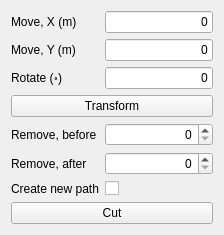
              <widget class="QWidget" name="GLactions">
               <attribute name="title">
                <string>GL actions</string>
               </attribute>
               <layout class="QVBoxLayout" name="verticalLayout">
                <item>
                 <layout class="QFormLayout" name="formLayout">
                  <item row="0" column="0">
                   <widget class="QLabel" name="moveXMLabel">
                    <property name="text">
                     <string>Move, X (m)</string>
                    </property>
                   </widget>
                  </item>
                  <item row="0" column="1">
                   <widget class="QLineEdit" name="moveXMLineEdit">
                    <property name="text">
                     <string>0</string>
                    </property>
                    <property name="alignment">
                     <set>Qt::AlignmentFlag::AlignRight|Qt::AlignmentFlag::AlignTrailing|Qt::AlignmentFlag::AlignVCenter</set>
                    </property>
                   </widget>
                  </item>
                  <item row="1" column="0">
                   <widget class="QLabel" name="moveYMLabel">
                    <property name="text">
                     <string>Move, Y (m)</string>
                    </property>
                   </widget>
                  </item>
                  <item row="1" column="1">
                   <widget class="QLineEdit" name="moveYMLineEdit">
                    <property name="text">
                     <string>0</string>
                    </property>
                    <property name="alignment">
                     <set>Qt::AlignmentFlag::AlignRight|Qt::AlignmentFlag::AlignTrailing|Qt::AlignmentFlag::AlignVCenter</set>
                    </property>
                   </widget>
                  </item>
                  <item row="2" column="0">
                   <widget class="QLabel" name="rotateLabel">
                    <property name="text">
                     <string>Rotate (॰)</string>
                    </property>
                   </widget>
                  </item>
                  <item row="2" column="1">
                   <widget class="QLineEdit" name="rotateLineEdit">
                    <property name="text">
                     <string>0</string>
                    </property>
                    <property name="alignment">
                     <set>Qt::AlignmentFlag::AlignRight|Qt::AlignmentFlag::AlignTrailing|Qt::AlignmentFlag::AlignVCenter</set>
                    </property>
                   </widget>
                  </item>
                  <item row="4" column="0">
                   <widget class="QLabel" name="removeBeforeLabel">
                    <property name="text">
                     <string>Remove, before</string>
                    </property>
                   </widget>
                  </item>
                  <item row="5" column="0">
                   <widget class="QLabel" name="removeAfterLabel">
                    <property name="text">
                     <string>Remove, after</string>
                    </property>
                   </widget>
                  </item>
                  <item row="3" column="0" colspan="2">
                   <widget class="QPushButton" name="buttonTransform">
                    <property name="text">
                     <string>Transform</string>
                    </property>
                   </widget>
                  </item>
                  <item row="7" column="0" colspan="2">
                   <widget class="QPushButton" name="buttonCut">
                    <property name="text">
                     <string>Cut</string>
                    </property>
                   </widget>
                  </item>
                  <item row="6" column="0">
                   <widget class="QLabel" name="createNewPathLabel">
                    <property name="text">
                     <string>Create new path</string>
                    </property>
                   </widget>
                  </item>
                  <item row="6" column="1">
                   <widget class="QCheckBox" name="createNewPathCheckBox"/>
                  </item>
                  <item row="4" column="1">
                   <widget class="QDoubleSpinBox" name="removeBeforeSpinBox">
                    <property name="alignment">
                     <set>Qt::AlignmentFlag::AlignRight|Qt::AlignmentFlag::AlignTrailing|Qt::AlignmentFlag::AlignVCenter</set>
                    </property>
                    <property name="decimals">
                     <number>0</number>
                    </property>
                    <property name="maximum">
                     <double>1000.000000000000000</double>
                    </property>
                   </widget>
                  </item>
                  <item row="5" column="1">
                   <widget class="QDoubleSpinBox" name="removeAfterSpinBox">
                    <property name="alignment">
                     <set>Qt::AlignmentFlag::AlignRight|Qt::AlignmentFlag::AlignTrailing|Qt::AlignmentFlag::AlignVCenter</set>
                    </property>
                    <property name="decimals">
                     <number>0</number>
                    </property>
                    <property name="maximum">
                     <double>1000.000000000000000</double>
                    </property>
                   </widget>
                  </item>
                 </layout>
                </item>
               </layout>
              </widget>
